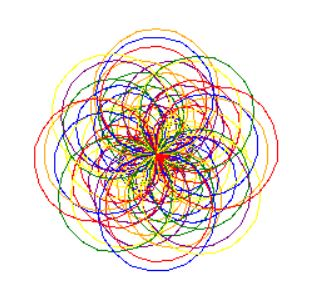

Write Python code to recreate this figure.
import turtle

window = turtle.Screen()
pen = turtle.Turtle()
window.setup(width=200, height=300)
'''
#def function_name(paramteres):
def two_lines(color, length):
  pen.forward(length) #needs a number
  pen.color(color) #needs to be a string
  pen.left(45)
  pen.forward(length)

#do instructions
two_lines("red", 10)
two_lines("blue", 30)
'''
#function to draw a circle of specified size and color
def circle(size, color):
  pen.color(color)
  pen.circle(size)

circle(50, "orange")
pen.speed(0)
colors_list = ["yellow", "red", "purple", "orange", "green", "blue"]

color_num = 0

for count in range(50):
  circle(1*count, colors_list[color_num])
  circle(-1*count, colors_list[color_num])
  pen.left(count)
  color_num = color_num + 1
  if color_num > 5:
    color_num = 0
